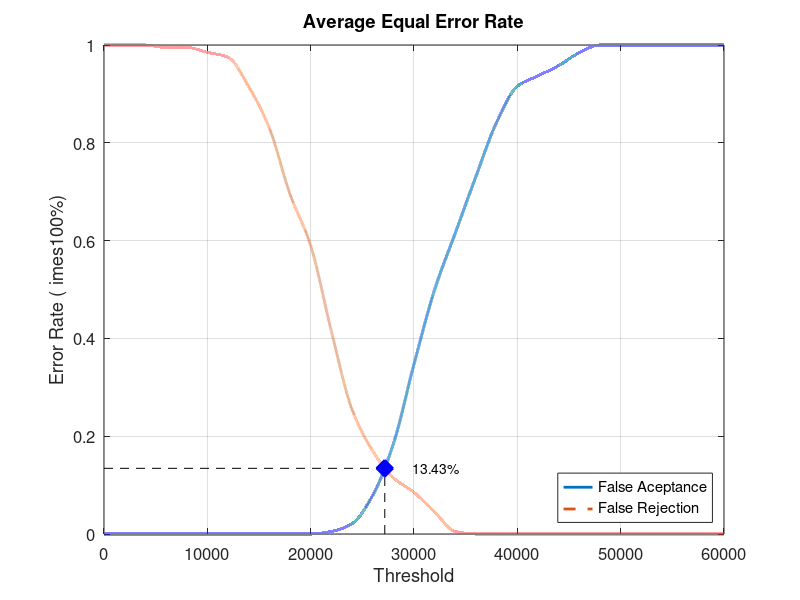
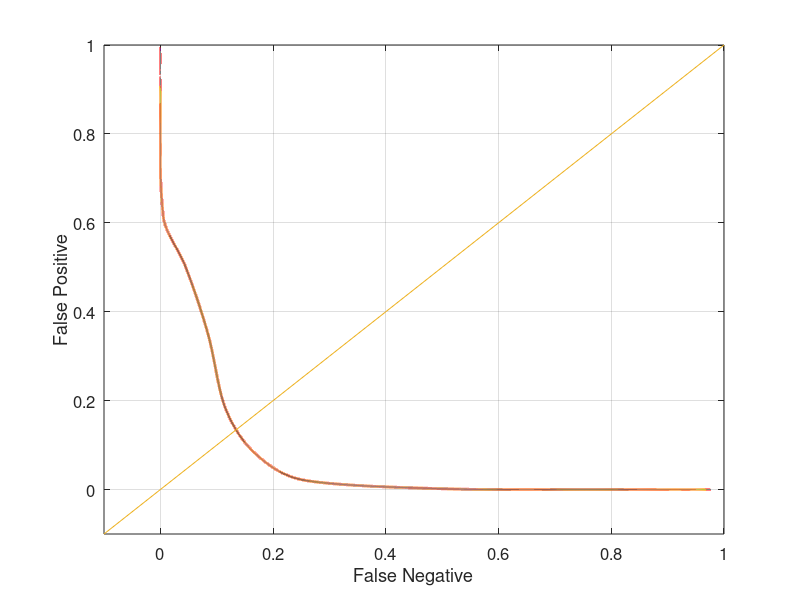

Write MATLAB code to recreate these figures, in order.
close all;
clear;
clc;
x = 0:2000:60000;
xq = 0:0.5:60000;

y0 = [0 0 0 0 0 0 0 0 0 0 0 0.00526316 0.0210526 0.0789474 0.184211 0.347368 0.5 0.615789 0.731579 0.842105 0.915789 0.936842 0.957895 0.984211 1 1 1 1 1 1 1]
yy0 = interp1(x, y0, xq, 'pchip');
y1 = [1 1 1 0.995 0.995 0.985 0.975 0.915 0.83 0.695 0.59 0.415 0.255 0.17 0.115 0.085 0.045 0.005 0 0 0 0 0 0 0 0 0 0 0 0 0]
yy1 = interp1(x, y1, xq, 'pchip');

% Calculating EER: 
y2 = abs(y0 - y1);
find(y2 == min(y2))
yy2 = abs(yy0 - yy1);
xEER = find(yy2 == min(yy2));
xEERIndex = xq(xEER) % X-axis EER
yEER = yy0(xEER) % Y-axis EER

main = figure
plot(xq, yy0,'-','LineWidth', 2);	hold on
plot(xq, yy1,'--','LineWidth', 2);	hold on
plot([xEERIndex xEERIndex], [0 yEER], 'k--');	hold on
plot([0 xEERIndex], [yEER yEER], 'k--');	hold on
plot(xEERIndex, yEER, 'bx', 'LineWidth', 10);	hold on
text(xEERIndex + 10 * xEERIndex / 100, yEER, [num2str(round((10000 * yEER)) / 100) '%'])
legend('False Aceptance', 'False Rejection', 'Location', 'SouthEast')
xlabel('Threshold')
ylabel('Error Rate (	imes100%)')
title('Average Equal Error Rate')
set(gca, 'FontSize', 12)
axis([0 60000 0 1])
grid on

print(main, 'Database4_3Main', '-dpng');
FNRxFPR = figure('Color', [1 1 1]);
plot(yy1, yy0, '-', yy1, yy0, 'LineWidth', 2);
hold on
y = -0.1:0.1:1
plot(y, y); 
set(gca, 'FontSize', 12)
xlabel('False Negative')
ylabel('False Positive')
axis([-0.1 1 -0.1 1])
set(gca, 'FontSize', 12)
grid on

print(FNRxFPR, 'Database4_3FNRxFPR','-dpng');
